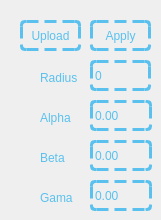
    <widget class="QWidget" name="tab_5">
     <attribute name="title">
      <string>Active contour</string>
     </attribute>
     <widget class="QPushButton" name="Upload_contour">
      <property name="geometry">
       <rect>
        <x>20</x>
        <y>20</y>
        <width>61</width>
        <height>31</height>
       </rect>
      </property>
      <property name="styleSheet">
       <string notr="true">border-radius:5%;
	border:3px dashed #5ac1ee;
	background-color:transparent;
	color:#5ac1ee;</string>
      </property>
      <property name="text">
       <string>Upload</string>
      </property>
     </widget>
     <widget class="QPushButton" name="contour">
      <property name="geometry">
       <rect>
        <x>90</x>
        <y>20</y>
        <width>61</width>
        <height>31</height>
       </rect>
      </property>
      <property name="styleSheet">
       <string notr="true">border-radius:5%;
	border:3px dashed #5ac1ee;
	background-color:transparent;
	color:#5ac1ee;</string>
      </property>
      <property name="text">
       <string>Apply</string>
      </property>
     </widget>
     <widget class="QSpinBox" name="Radius">
      <property name="geometry">
       <rect>
        <x>90</x>
        <y>60</y>
        <width>61</width>
        <height>31</height>
       </rect>
      </property>
      <property name="styleSheet">
       <string notr="true">border-radius:5%;
	border:3px dashed #5ac1ee;
	background-color:transparent;
	color:#5ac1ee;</string>
      </property>
      <property name="maximum">
       <number>200</number>
      </property>
     </widget>
     <widget class="QDoubleSpinBox" name="Alpha">
      <property name="geometry">
       <rect>
        <x>90</x>
        <y>100</y>
        <width>62</width>
        <height>31</height>
       </rect>
      </property>
      <property name="styleSheet">
       <string notr="true">border-radius:5%;
	border:3px dashed #5ac1ee;
	background-color:transparent;
	color:#5ac1ee;</string>
      </property>
     </widget>
     <widget class="QDoubleSpinBox" name="Beta">
      <property name="geometry">
       <rect>
        <x>90</x>
        <y>140</y>
        <width>62</width>
        <height>31</height>
       </rect>
      </property>
      <property name="styleSheet">
       <string notr="true">border-radius:5%;
	border:3px dashed #5ac1ee;
	background-color:transparent;
	color:#5ac1ee;</string>
      </property>
     </widget>
     <widget class="QDoubleSpinBox" name="Gama">
      <property name="geometry">
       <rect>
        <x>90</x>
        <y>180</y>
        <width>62</width>
        <height>31</height>
       </rect>
      </property>
      <property name="styleSheet">
       <string notr="true">border-radius:5%;
	border:3px dashed #5ac1ee;
	background-color:transparent;
	color:#5ac1ee;</string>
      </property>
     </widget>
     <widget class="QLabel" name="label_6">
      <property name="geometry">
       <rect>
        <x>40</x>
        <y>110</y>
        <width>49</width>
        <height>16</height>
       </rect>
      </property>
      <property name="styleSheet">
       <string notr="true">	background-color:transparent;
	color:#5ac1ee;</string>
      </property>
      <property name="text">
       <string>Alpha</string>
      </property>
     </widget>
     <widget class="QLabel" name="label_7">
      <property name="geometry">
       <rect>
        <x>40</x>
        <y>150</y>
        <width>49</width>
        <height>16</height>
       </rect>
      </property>
      <property name="styleSheet">
       <string notr="true">	background-color:transparent;
	color:#5ac1ee;</string>
      </property>
      <property name="text">
       <string>Beta</string>
      </property>
     </widget>
     <widget class="QLabel" name="label_8">
      <property name="geometry">
       <rect>
        <x>40</x>
        <y>190</y>
        <width>49</width>
        <height>16</height>
       </rect>
      </property>
      <property name="styleSheet">
       <string notr="true">	background-color:transparent;
	color:#5ac1ee;</string>
      </property>
      <property name="text">
       <string>Gama</string>
      </property>
     </widget>
     <widget class="QLabel" name="label_9">
      <property name="geometry">
       <rect>
        <x>40</x>
        <y>70</y>
        <width>49</width>
        <height>16</height>
       </rect>
      </property>
      <property name="styleSheet">
       <string notr="true">	background-color:transparent;
	color:#5ac1ee;</string>
      </property>
      <property name="text">
       <string>Radius</string>
      </property>
     </widget>
    </widget>
